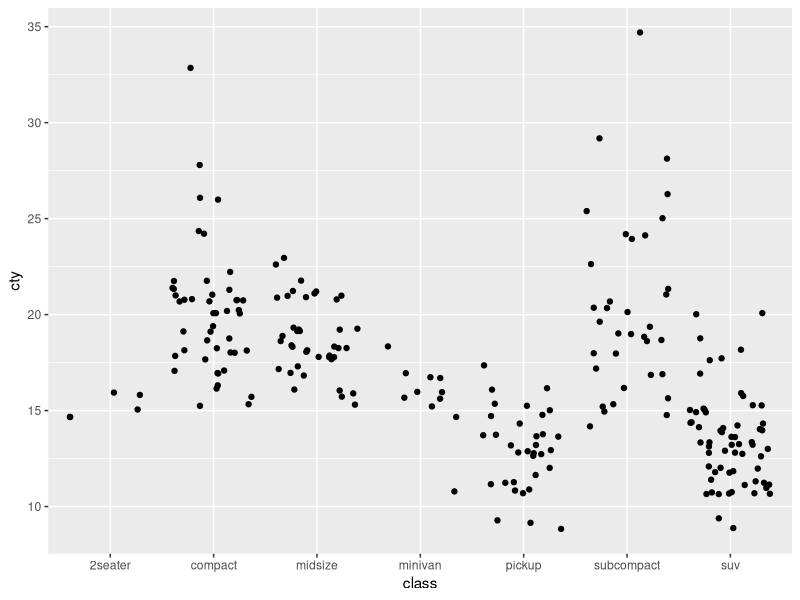

Recreate this plot in R.
## ---- chunk 1
knitr::opts_chunk$set(echo = TRUE)
library(tidyverse)
## ---- chunk 2
ggplot(data = mpg, aes(x = class, y = cty)) +
  geom_jitter()
